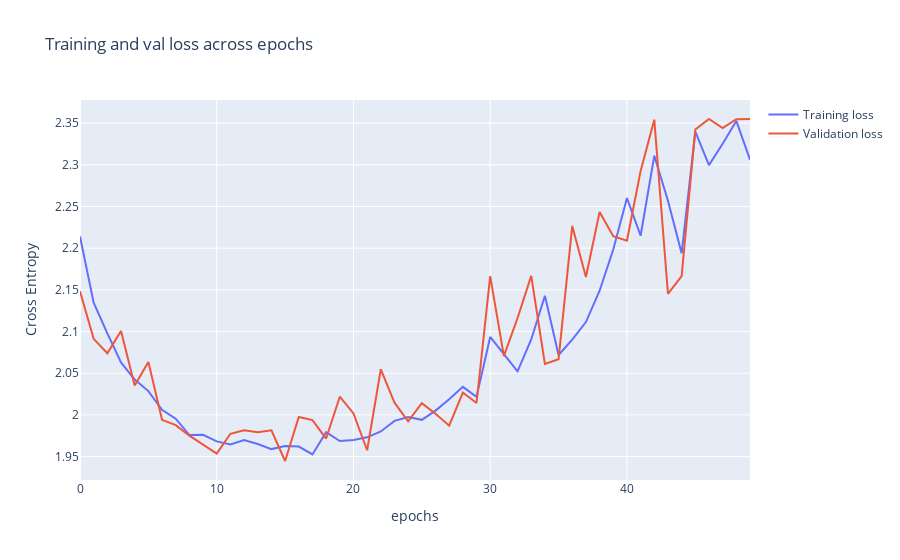

The notebook cell this image was saved under:
### Code cell
fig = go.Figure(data=[
                      go.Scatter(
                          y=history["loss"],
                          name="Training loss",
                          mode="lines"
                          ),
                      go.Scatter(
                          y=history["val_loss"],
                          name="Validation loss",
                          mode="lines"
                          )
])
fig.update_layout(
    title='Training and val loss across epochs',
    xaxis_title='epochs',
    yaxis_title='Cross Entropy'    
)
fig.show()

### Figure 1 — Plotly figure (JSON) as saved in the notebook; plotly's stock layout.template omitted (floating-point values rounded to 4 significant figures)
{"data": [{"mode": "lines", "name": "Training loss", "type": "scatter", "y": [2.214, 2.135, 2.098, 2.063, 2.042, 2.029, 2.006, 1.995, 1.976, 1.976, 1.968, 1.965, 1.97, 1.965, 1.959, 1.963, 1.962, 1.953, 1.979, 1.969, 1.97, 1.973, 1.98, 1.993, 1.998, 1.994, 2.005, 2.019, 2.034, 2.022, 2.094, 2.073, 2.052, 2.09, 2.143, 2.072, 2.09, 2.111, 2.149, 2.198, 2.26, 2.215, 2.311, 2.257, 2.194, 2.34, 2.3, 2.325, 2.353, 2.306]}, {"mode": "lines", "name": "Validation loss", "type": "scatter", "y": [2.148, 2.091, 2.074, 2.101, 2.035, 2.063, 1.994, 1.988, 1.975, 1.964, 1.954, 1.977, 1.982, 1.979, 1.982, 1.945, 1.998, 1.994, 1.972, 2.022, 2.002, 1.958, 2.055, 2.015, 1.992, 2.014, 2.001, 1.987, 2.027, 2.014, 2.166, 2.071, 2.116, 2.167, 2.061, 2.067, 2.227, 2.165, 2.243, 2.214, 2.209, 2.293, 2.354, 2.145, 2.167, 2.342, 2.355, 2.344, 2.355, 2.355]}], "layout": {"title": {"text": "Training and val loss across epochs"}, "xaxis": {"title": {"text": "epochs"}}, "yaxis": {"title": {"text": "Cross Entropy"}}}}
